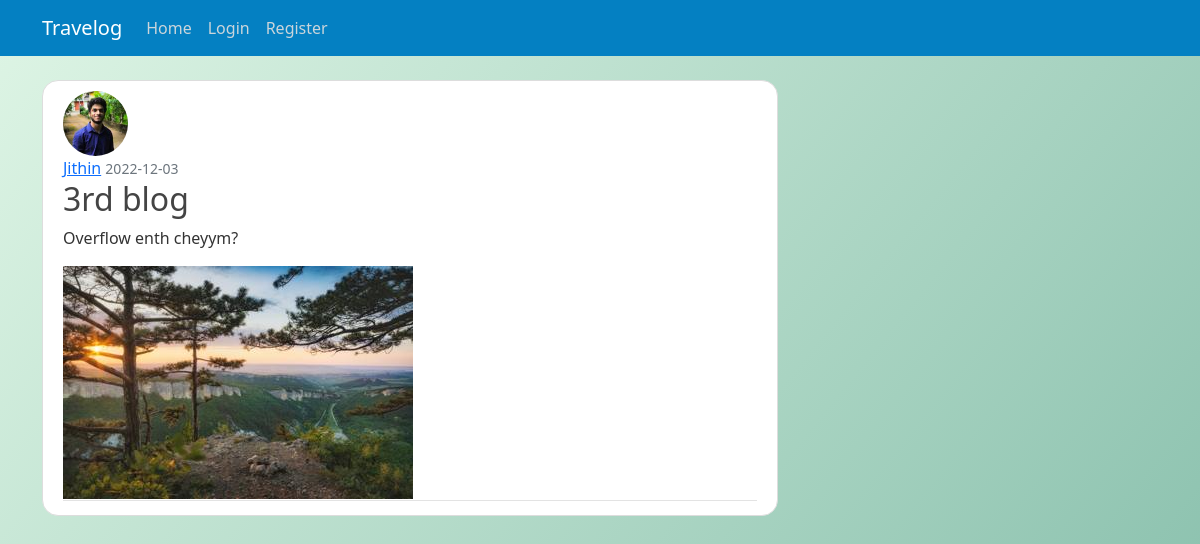
Screenshot of /post/3 with the database file from the repository.
### app/models.py (models this page shows, shortened)
class User(db.Model, UserMixin):
    id=db.Column(db.Integer, primary_key=True)
    username = db.Column(db.String(20), nullable=False)
    email = db.Column(db.String(120), unique=True, nullable=True)
    image_file = db.Column(db.String(20), nullable=False, default='default.jpg')
    password = db.Column(db.String(80), nullable=False)
    posts = db.relationship('Post', backref='author', lazy=True)

class Post(db.Model):
    id = db.Column(db.Integer, primary_key=True)
    title = db.Column(db.String(100), nullable=False)
    date_posted = db.Column(db.DateTime, nullable=False, default=datetime.utcnow)
    content = db.Column(db.Text, nullable=False)
    user_id = db.Column(db.Integer, db.ForeignKey('user.id'), nullable=False)
    blog_image = db.Column(db.String(20), nullable=False, default='default-blog.png')

### app/routes.py (the view)
@app.route("/post/<int:post_id>")
def post(post_id):
    post = Post.query.get_or_404(post_id)
    return render_template('post.html', title=post.title, post=post)

### app/templates/post.html (shortened to what this page needs)
{% extends "layout.html" %}
{% block content %}
<article class="media content-section">
    <img class="rounded-circle article-img"
        src="{{ url_for('static', filename='profile-pics/' + post.author.image_file) }}">
    <div class="media-body">
        <div class="article-metadata">
            <a class="mr-2" href="#">{{ post.author.username }}</a>
            <small class="text-muted">{{ post.date_posted.strftime('%Y-%m-%d') }}</small>
            <h2 class="article-title">{{ post.title }}</h2>
            <p class="article-content">{{ post.content }}</p>
            <img class="" src="../static/blog-pics/{{post.blog_image}}"/>
        </div>
    </div>
</article>
{% endblock content %}

### app/static/main.css (style rules this page uses)
body { background: linear-gradient(129deg, #def5e5, #8ec3b0, #ffffff); background-size: 180% 180%; height: 88vh; animation: gradient-animation 12s ease infinite; background-repeat: no-repeat; color: #333333; margin-top: 5rem; }
h1, h2, h3, h4, h5, h6 { color: #444444; }
.content-section { background: #ffffff; padding: 10px 20px; border: 1px solid #dddddd; border-radius: 3px; margin-bottom: 20px; border-radius: 1rem; }
.article-title { color: #444444; }
.article-content { white-space: pre-line; }
.article-img { height: 65px; width: 65px; margin-right: 16px; }
.article-metadata { padding-bottom: 1px; margin-bottom: 4px; border-bottom: 1px solid #e3e3e3 }
.article-content { display: flex; gap: 1rem; }

### rows the page displays
User: image_file (picture), author.username "Jithin"
Post: date_posted "2022-12-03", title "3rd blog", content "Overflow enth cheyym?", blog_image (picture)
